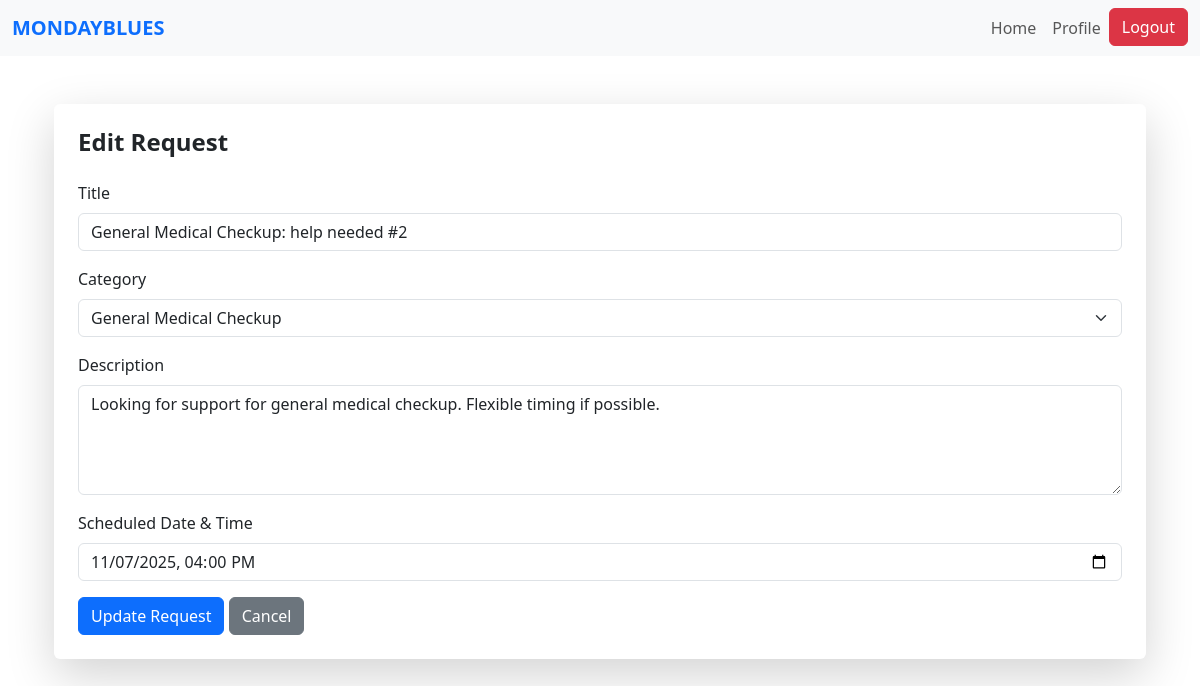
Page /request/2/edit (signed in) on the earlier database version.
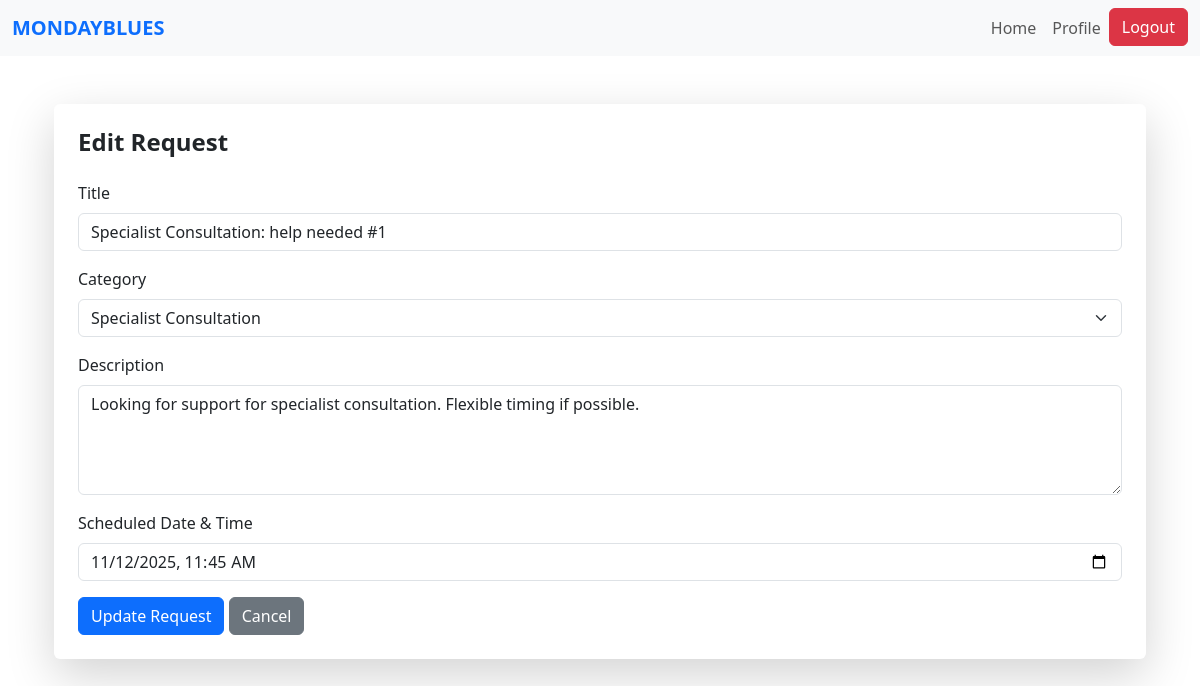
Same page on the later database version.
### website/models.py (models this page shows)
class Request(db.Model):
    id = db.Column(db.Integer, primary_key=True)
    title = db.Column(db.String(150), nullable=False)
    description = db.Column(db.Text, nullable=False)
    category_id = db.Column(db.Integer, db.ForeignKey('category.id'), nullable=False)
    category = db.relationship('Category', backref='requests')
    status = db.Column(db.String(20), default='Pending')  # Pending, Accepted, Completed
    scheduled_datetime = db.Column(db.DateTime, nullable=False)
    view_count = db.Column(db.Integer, default=0)
    date_created = db.Column(db.DateTime, default=datetime.utcnow)
    user_id = db.Column(db.Integer, db.ForeignKey('user.id'), nullable=False)
    volunteer_id = db.Column(db.Integer, db.ForeignKey('volunteer.id'), nullable=True)
    csr_id = db.Column(db.Integer, db.ForeignKey("csr.user_id"), nullable=True)
    user = db.relationship('User', backref=db.backref('requests', lazy=True, cascade='all, delete-orphan'), lazy=True)
    volunteer = db.relationship('Volunteer', backref=db.backref('assigned_requests', lazy=True), lazy=True)

class Category(db.Model):
    id = db.Column(db.Integer, primary_key=True)
    name = db.Column(db.String(100), unique=True, nullable=False)
    description = db.Column(db.String(250))
    date_created = db.Column(db.DateTime, default=datetime.utcnow)

### website/views.py (the view, shortened to what this page needs)
@views.route('/request/<int:id>/edit', methods=['GET', 'POST'])
@login_required
def edit_request(id):
    req = Request.query.get_or_404(id)
    categories = Category.query.all()
    if req.user_id != current_user.id:
        flash("You can only edit your own requests.", "danger")
        return redirect(url_for('home'))
    if req.status != 'Pending':
        flash("Only pending requests can be edited.", "warning")
        return redirect(url_for('views.home'))
    return render_template('edit_request.html', req=req, categories=categories)

### website/templates/edit_request.html (shortened to what this page needs)
{% extends "base.html" %}
{% block content %}
<div class="container mt-5">
    <div class="card shadow-lg border-0">
        <div class="card-body p-4">
            <h4 class="fw-bold mb-4">Edit Request</h4>
            <form method="POST">
                <div class="mb-3">
                    <label class="form-label">Title</label>
                    <input type="text" name="title" class="form-control" value="{{ req.title }}" required>
                </div>
                <div class="mb-3">
                    <label class="form-label">Category</label>
                    <select name="category_id" class="form-select" required>
                        {% for category in categories %}
                        <option value="{{ category.id }}" {% if category.id == req.category_id %}selected{% endif %}>
                            {{ category.name }}
                        </option>
                        {% endfor %}
                    </select>
                </div>
                <div class="mb-3">
                    <label class="form-label">Description</label>
                    <textarea name="description" class="form-control" rows="4" required>{{ req.description }}</textarea>
                </div>
                <div class="mb-3">
                    <label class="form-label">Scheduled Date & Time</label>
                    <input type="datetime-local" name="scheduled_datetime" class="form-control"
                           value="{{ req.scheduled_datetime.strftime('%Y-%m-%dT%H:%M') if req.scheduled_datetime else '' }}" required>
                </div>
                <button type="submit" class="btn btn-primary">Update Request</button>
                <a href="{{ url_for('views.home') }}" class="btn btn-secondary">Cancel</a>
            </form>
        </div>
    </div>
</div>
{% endblock %}

Differences in the rows shown:
changed Request: title "General Medical Checkup: help needed #2" → "Specialist Consultation: help needed #1"; category_id "General Medical Checkup" → "Specialist Consultation"; description "Looking for support for general medical checkup. Flexible timing if possible." → "Looking for support for specialist consultation. Flexible timing if possible."; scheduled_datetime "11/07/2025 16:00" → "11/12/2025 11:45"
